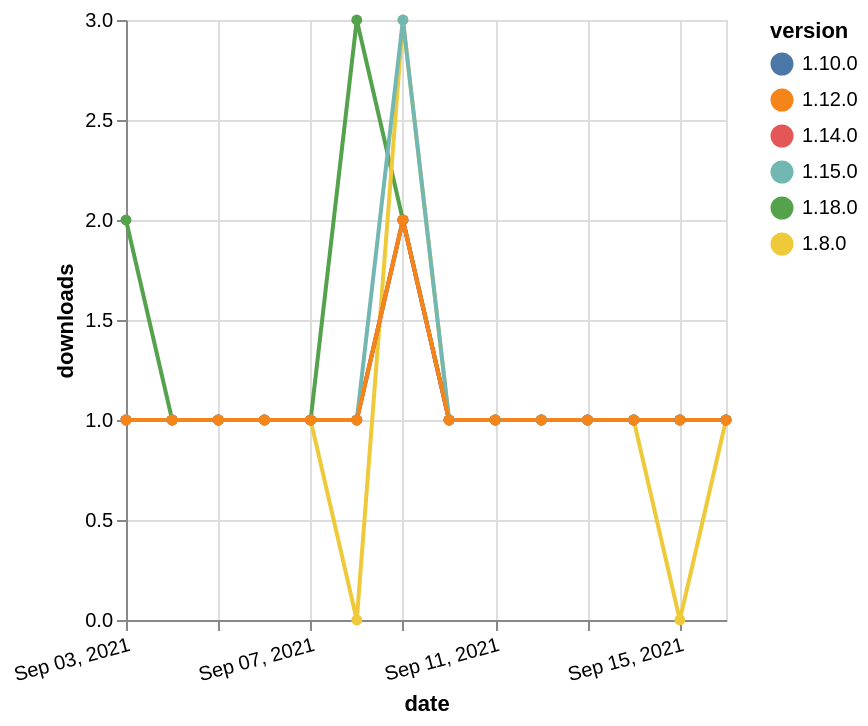

Describe this chart as a Vega-Lite specification.
### Vega-Lite specification from a JSON file in a GitHub repository (floating-point values rounded to 4 significant figures)
{"$schema": "https://vega.github.io/schema/vega-lite/v5.json", "description": "A simple bar chart with embedded data.", "data": {"values": [{"date": "2021-09-03", "total": 120, "delta": 2, "version": "1.18.0"}, {"date": "2021-09-04", "total": 121, "delta": 1, "version": "1.18.0"}, {"date": "2021-09-05", "total": 122, "delta": 1, "version": "1.18.0"}, {"date": "2021-09-06", "total": 123, "delta": 1, "version": "1.18.0"}, {"date": "2021-09-07", "total": 124, "delta": 1, "version": "1.18.0"}, {"date": "2021-09-08", "total": 127, "delta": 3, "version": "1.18.0"}, {"date": "2021-09-09", "total": 129, "delta": 2, "version": "1.18.0"}, {"date": "2021-09-10", "total": 130, "delta": 1, "version": "1.18.0"}, {"date": "2021-09-11", "total": 131, "delta": 1, "version": "1.18.0"}, {"date": "2021-09-12", "total": 132, "delta": 1, "version": "1.18.0"}, {"date": "2021-09-13", "total": 133, "delta": 1, "version": "1.18.0"}, {"date": "2021-09-14", "total": 134, "delta": 1, "version": "1.18.0"}, {"date": "2021-09-15", "total": 135, "delta": 1, "version": "1.18.0"}, {"date": "2021-09-16", "total": 136, "delta": 1, "version": "1.18.0"}, {"date": "2021-09-03", "total": 244, "delta": 1, "version": "1.8.0"}, {"date": "2021-09-04", "total": 245, "delta": 1, "version": "1.8.0"}, {"date": "2021-09-05", "total": 246, "delta": 1, "version": "1.8.0"}, {"date": "2021-09-06", "total": 247, "delta": 1, "version": "1.8.0"}, {"date": "2021-09-07", "total": 248, "delta": 1, "version": "1.8.0"}, {"date": "2021-09-08", "total": 248, "delta": 0, "version": "1.8.0"}, {"date": "2021-09-09", "total": 251, "delta": 3, "version": "1.8.0"}, {"date": "2021-09-10", "total": 252, "delta": 1, "version": "1.8.0"}, {"date": "2021-09-11", "total": 253, "delta": 1, "version": "1.8.0"}, {"date": "2021-09-12", "total": 254, "delta": 1, "version": "1.8.0"}, {"date": "2021-09-13", "total": 255, "delta": 1, "version": "1.8.0"}, {"date": "2021-09-14", "total": 256, "delta": 1, "version": "1.8.0"}, {"date": "2021-09-15", "total": 256, "delta": 0, "version": "1.8.0"}, {"date": "2021-09-16", "total": 257, "delta": 1, "version": "1.8.0"}, {"date": "2021-09-03", "total": 195, "delta": 1, "version": "1.10.0"}, {"date": "2021-09-04", "total": 196, "delta": 1, "version": "1.10.0"}, {"date": "2021-09-05", "total": 197, "delta": 1, "version": "1.10.0"}, {"date": "2021-09-06", "total": 198, "delta": 1, "version": "1.10.0"}, {"date": "2021-09-07", "total": 199, "delta": 1, "version": "1.10.0"}, {"date": "2021-09-08", "total": 200, "delta": 1, "version": "1.10.0"}, {"date": "2021-09-09", "total": 202, "delta": 2, "version": "1.10.0"}, {"date": "2021-09-10", "total": 203, "delta": 1, "version": "1.10.0"}, {"date": "2021-09-11", "total": 204, "delta": 1, "version": "1.10.0"}, {"date": "2021-09-12", "total": 205, "delta": 1, "version": "1.10.0"}, {"date": "2021-09-13", "total": 206, "delta": 1, "version": "1.10.0"}, {"date": "2021-09-14", "total": 207, "delta": 1, "version": "1.10.0"}, {"date": "2021-09-15", "total": 208, "delta": 1, "version": "1.10.0"}, {"date": "2021-09-16", "total": 209, "delta": 1, "version": "1.10.0"}, {"date": "2021-09-03", "total": 166, "delta": 1, "version": "1.14.0"}, {"date": "2021-09-04", "total": 167, "delta": 1, "version": "1.14.0"}, {"date": "2021-09-05", "total": 168, "delta": 1, "version": "1.14.0"}, {"date": "2021-09-06", "total": 169, "delta": 1, "version": "1.14.0"}, {"date": "2021-09-07", "total": 170, "delta": 1, "version": "1.14.0"}, {"date": "2021-09-08", "total": 171, "delta": 1, "version": "1.14.0"}, {"date": "2021-09-09", "total": 173, "delta": 2, "version": "1.14.0"}, {"date": "2021-09-10", "total": 174, "delta": 1, "version": "1.14.0"}, {"date": "2021-09-11", "total": 175, "delta": 1, "version": "1.14.0"}, {"date": "2021-09-12", "total": 176, "delta": 1, "version": "1.14.0"}, {"date": "2021-09-13", "total": 177, "delta": 1, "version": "1.14.0"}, {"date": "2021-09-14", "total": 178, "delta": 1, "version": "1.14.0"}, {"date": "2021-09-15", "total": 179, "delta": 1, "version": "1.14.0"}, {"date": "2021-09-16", "total": 180, "delta": 1, "version": "1.14.0"}, {"date": "2021-09-03", "total": 209, "delta": 1, "version": "1.15.0"}, {"date": "2021-09-04", "total": 210, "delta": 1, "version": "1.15.0"}, {"date": "2021-09-05", "total": 211, "delta": 1, "version": "1.15.0"}, {"date": "2021-09-06", "total": 212, "delta": 1, "version": "1.15.0"}, {"date": "2021-09-07", "total": 213, "delta": 1, "version": "1.15.0"}, {"date": "2021-09-08", "total": 214, "delta": 1, "version": "1.15.0"}, {"date": "2021-09-09", "total": 217, "delta": 3, "version": "1.15.0"}, {"date": "2021-09-10", "total": 218, "delta": 1, "version": "1.15.0"}, {"date": "2021-09-11", "total": 219, "delta": 1, "version": "1.15.0"}, {"date": "2021-09-12", "total": 220, "delta": 1, "version": "1.15.0"}, {"date": "2021-09-13", "total": 221, "delta": 1, "version": "1.15.0"}, {"date": "2021-09-14", "total": 222, "delta": 1, "version": "1.15.0"}, {"date": "2021-09-15", "total": 223, "delta": 1, "version": "1.15.0"}, {"date": "2021-09-16", "total": 224, "delta": 1, "version": "1.15.0"}, {"date": "2021-09-03", "total": 192, "delta": 1, "version": "1.12.0"}, {"date": "2021-09-04", "total": 193, "delta": 1, "version": "1.12.0"}, {"date": "2021-09-05", "total": 194, "delta": 1, "version": "1.12.0"}, {"date": "2021-09-06", "total": 195, "delta": 1, "version": "1.12.0"}, {"date": "2021-09-07", "total": 196, "delta": 1, "version": "1.12.0"}, {"date": "2021-09-08", "total": 197, "delta": 1, "version": "1.12.0"}, {"date": "2021-09-09", "total": 199, "delta": 2, "version": "1.12.0"}, {"date": "2021-09-10", "total": 200, "delta": 1, "version": "1.12.0"}, {"date": "2021-09-11", "total": 201, "delta": 1, "version": "1.12.0"}, {"date": "2021-09-12", "total": 202, "delta": 1, "version": "1.12.0"}, {"date": "2021-09-13", "total": 203, "delta": 1, "version": "1.12.0"}, {"date": "2021-09-14", "total": 204, "delta": 1, "version": "1.12.0"}, {"date": "2021-09-15", "total": 205, "delta": 1, "version": "1.12.0"}, {"date": "2021-09-16", "total": 206, "delta": 1, "version": "1.12.0"}]}, "width": "container", "mark": {"type": "line", "point": {"filled": true}}, "encoding": {"x": {"field": "date", "type": "temporal", "timeUnit": "yearmonthdate", "title": "date", "axis": {"labelAngle": -15}}, "y": {"field": "delta", "type": "quantitative", "title": "downloads"}, "color": {"field": "version", "type": "nominal"}, "tooltip": {"field": "delta"}}}
